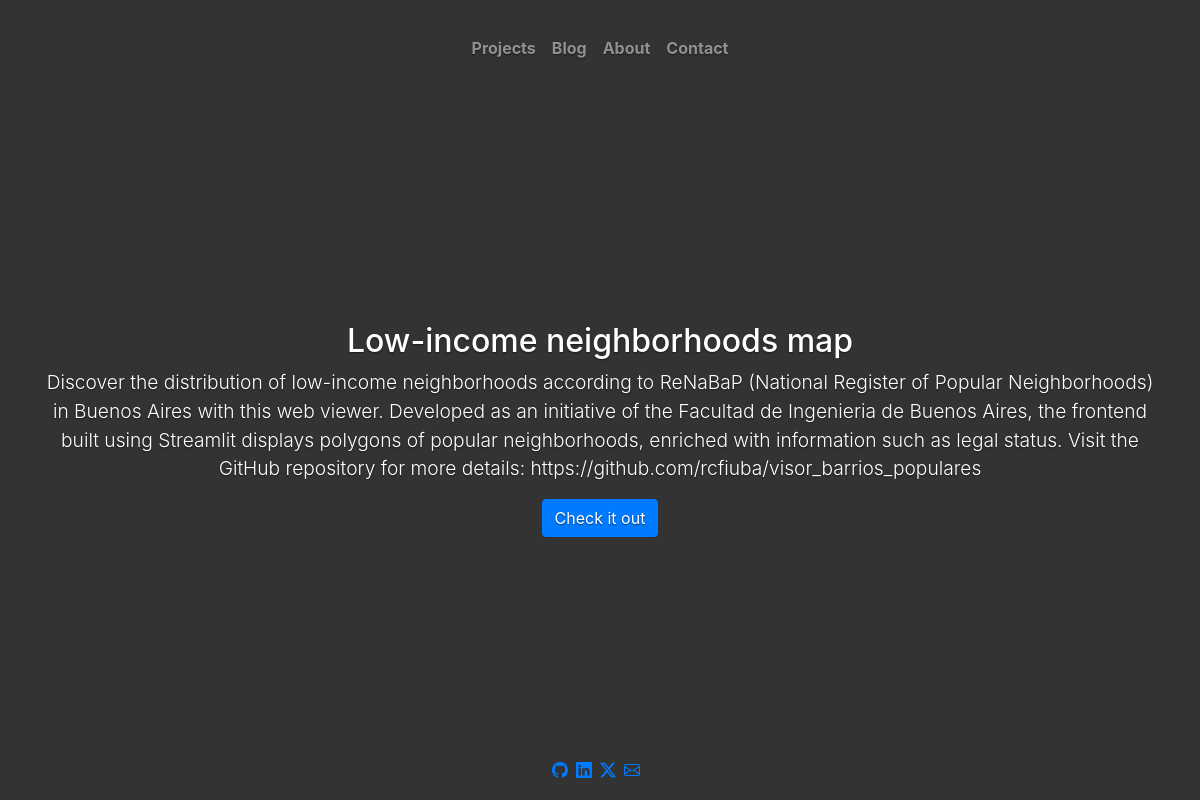
Page /2/ on the committed database.
### portfolio/models.py (models this page shows)
class Projects(models.Model):
    title = models.CharField(max_length=300)
    image = models.ImageField(upload_to='./portfolio/images/', blank=True)
    short_description = models.CharField(max_length=300, blank=True)
    description = models.TextField(blank=True)
    link = models.CharField(max_length=300, blank=True)
    date_pub = models.DateTimeField(default=datetime.now, blank=True)

### portfolio/views.py (the view)
# urls.py: path("<int:pk>/", views.full_view, name='portfolio-full_view'),
def full_view(request, pk):
    project = Projects.objects.get(pk=pk)
    context = {
        'project': project
    }
    return render(request, 'portfolio/full_view.html', context)

### portfolio/templates/portfolio/full_view.html
{% extends "portfolio/base.html" %}
{% load static %}
{% block full_view_content %}
<div class="main-content container">
    <h2>{{ project.title }} </h2>
</div>
<div class="lead">
    <p>{{ project.description }}</p>
    <div>
        <a href="{{ project.link }}" class="btn btn-primary" target="_blank">Check it out</a>
    </div>
</div>
{% endblock %}

### portfolio/static/portfolio/css/main.css (style rules this page uses)
html, body { height: 0%; margin: 0; }
body { background-color: #333; color: #fff; text-shadow: 0 .05rem .1rem rgba(0, 0, 0, .5); box-shadow: inset 0 0 5rem rgba(0, 0, 0, .5); }
body { font-size: 16px; }
.lead { font-size: 1.2em; }

### rows in the picture
Projects: title "Low-income neighborhoods map", description "Discover the distribution of low-income neighborhoods according to ReNaBaP (National Register of Popular Neighborhoods) in Buenos Aires with this web viewer. Developed as an initiative of the Facultad de Ingenieria de Buenos Aires, the frontend built using Streamlit displays polygons of popular neighborhoods, enriched with information such as legal status. Visit the GitHub repository for more details: https://github.com/rcfiuba/visor_barrios_populares"
